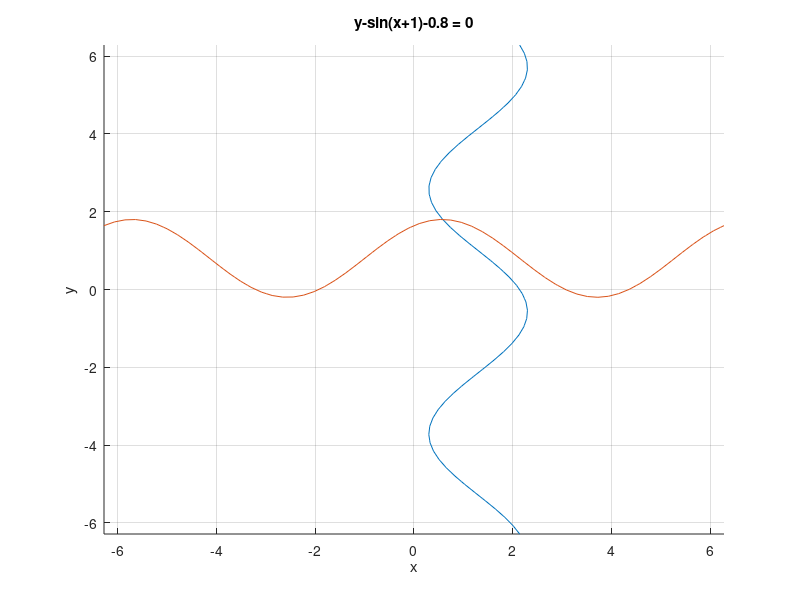

MATLAB code for this plot:
function Newton_for_system

F1=inline('sin(y-1)+x-1.3')
F2=inline('y-sin(x+1)-0.8')

    %first function derivatives:
dF1_x= ('1'); 
dF1_y=('cos(1 - y)');
    %second function derivatives:
dF2_x=('-cos(1 + x)');
dF2_y=('1');

x=0;
y=1.5;
e=0.0001;
norm=1;

%Newton
while norm>e
    F=[F1(x,y); F2(x,y)]
    dF=[1 cos(1 - y); -cos(1 + x) 1]; %Yakobi
    Z = [x;y] - dF^(-1)*F; % x+delta (1.2) remark
    norm = sqrt((x-Z(1))^2+(y-Z(2))^2); %norm for stop case
        x = Z(1);
        y = Z(2);
end

Ans = Z

hold on
grid on
ezplot('sin(y-1)+x-1.3');
ezplot('y-sin(x+1)-0.8');


end

